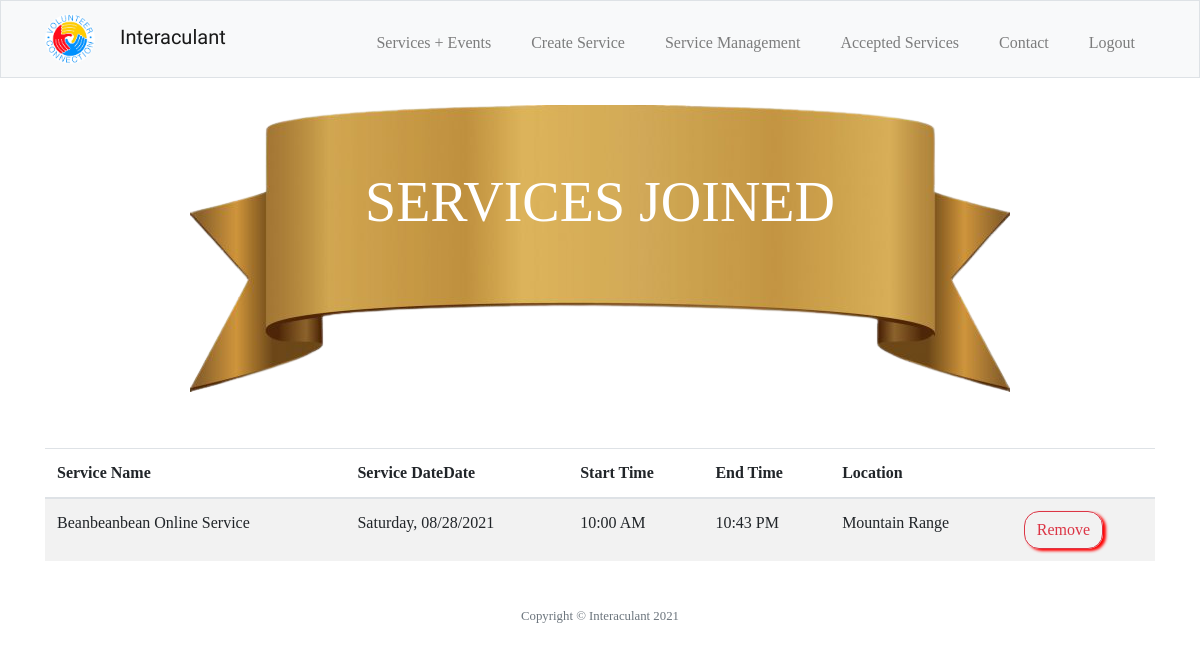
/service_joined (signed in), run on an earlier commit of the app's database.
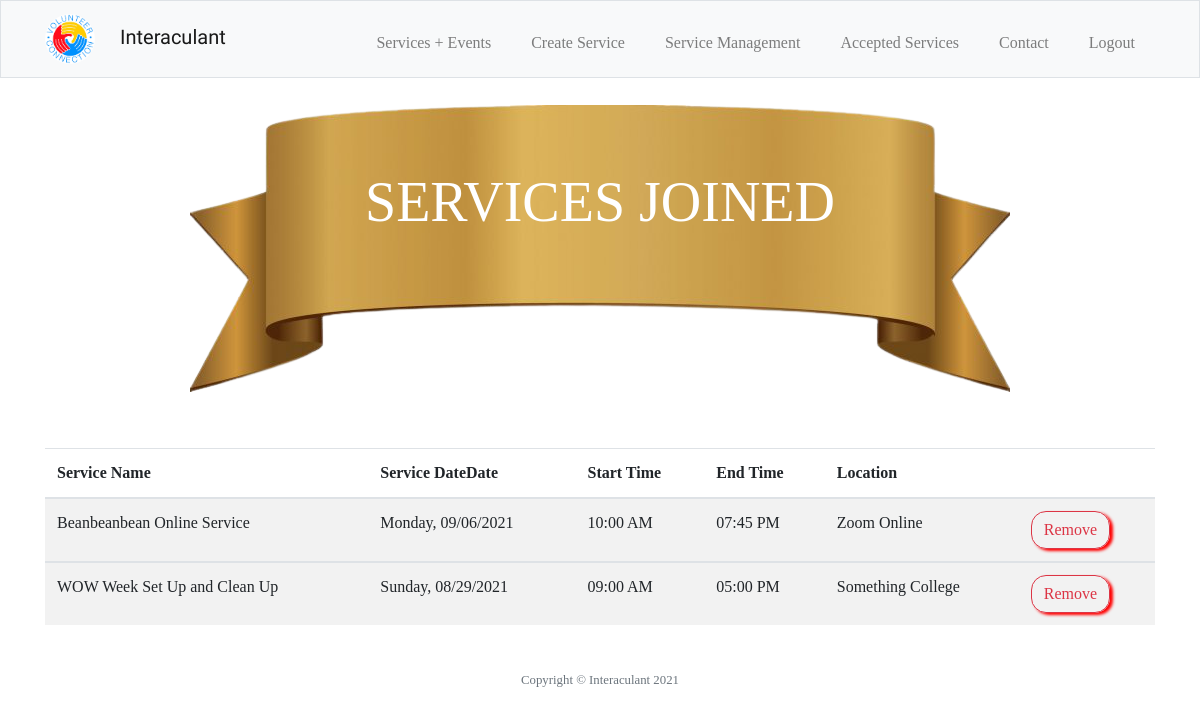
And on a later commit of the database.
### tables this page shows
CREATE TABLE volunteers (services_id INTEGER, user_id INTEGER, volunteer_username TEXT NOT NULL, volunteer_email TEXT NOT NULL, title TEXT NOT NULL, date TEXT NOT NULL, start_time TEXT NOT NULL, end_time TEXT NOT NULL, location TEXT NOT NULL, FOREIGN KEY(services_id) REFERENCES services(id), FOREIGN KEY(user_id) REFERENCES users(id));

### app.py (the view)
@app.route("/service_joined", methods=["GET", "POST"])
@login_required
def service_joined():
    if request.method == "POST":
        service_id = request.get_json()[0]['service_id']
        user_id = request.get_json()[0]['user_id']
        con = sqlite3.connect("volunteer.db")
        con.row_factory = dict_factory
        db = con.cursor()
        try:
            db.execute("DELETE FROM volunteers WHERE services_id = ? AND user_id = ?", (service_id, user_id))
            results = {'processed': 'true'}
            db.execute("UPDATE services SET available = available+1 WHERE id =?", (service_id))
            flash("Successfully Removed!", "success")
        except:
            flash("Something went wrong", "danger")
            results = {'processed': 'false'}
        con.commit()
        con.close()
        return jsonify(results)
    else:
        con = sqlite3.connect("volunteer.db")
        con.row_factory = dict_factory
        db = con.cursor()
        joined = db.execute("SELECT services_id, user_id, title, date, start_time, end_time, location from volunteers WHERE user_id =?", [session["user_id"]]).fetchall()
        con.commit()
        con.close()
        return render_template("services_joined.html", joined = joined)

### app.py (called while the page is built)
@app.after_request
def after_request(response):
    response.headers["Cache-Control"] = "no-cache, no-store, must-revalidate"
    response.headers["Expires"] = 0
    response.headers["Pragma"] = "no-cache"
    return response

### helper.py (called while the page is built)
def dict_factory(cursor, row):
    d = {}
    for idx,col in enumerate(cursor.description):
        d[col[0]] = row[idx]
    return d

def login_required(f):
    @wraps(f)
    def decorated_function(*args, **kwargs):
        if session.get("user_id") is None:
            return redirect("/login")
        return f(*args, **kwargs)
    return decorated_function

### templates/services_joined.html (shortened to what this page needs)
{% extends "layout.html" %}
{% block main %}
<header class="service-title" style="overflow-x: auto;">
    <div class="service-text display-4">
        <span>SERVICES JOINED</span>
    </div>
</header>
<section>
    <div class="container">
        <table class="table table-striped">
            <thead>
                <th scope="col">Service Name</th>
                <th scope="col">Service DateDate</th>
                <th scope="col">Start Time</th>
                <th scope="col">End Time</th>
                <th scope="col">Location</th>
                <th scope="col"></th>
            </thead>
            {% for join in joined %}
                <tbody>
                    <td scope="col">{{join.title}}</td>
                    <td scope="col">{{join.date}}</td>
                    <td scope="col">{{join.start_time}}</td>
                    <td scope="col">{{join.end_time}}</td>
                    <td scope="col">{{join.location}}</td>
                    <td scope="col"><button style="border-radius: 15px; box-shadow:3px 2px 3px red;" type="button" class="btn btn-outline-danger" onclick="remove('{{join.services_id}}', '{{join.user_id}}')">Remove</button></td>
                </tbody>
            {% endfor %}
        </table>
    </div>
</section>
{% endblock %}

### templates/layout.html (shortened to what this page needs)
<!DOCTYPE html>
<html lang="en">
<head>
    <link rel="stylesheet" href="https://cdn.jsdelivr.net/npm/bootstrap@4.5.3/dist/css/bootstrap.min.css">
    <link href="/static/login_register.css" rel="stylesheet">
    <link href="/static/landing.css" rel="stylesheet">
    <link href="/static/services.css" rel="stylesheet">
    <link href="/static/contact.css" rel="stylesheet">
    <link href="/static/create_service.css" rel="stylesheet">
    <link href="/static/service_management.css" rel="stylesheet">
</head>
<body>
    <nav class="navbar navbar-expand-md navbar-light bg-light border">
        <div class="container">
            {% if session.user_id %}
                <a class="navbar-brand" href="/services">
                    <img style="height: 50px; width: 50px; border-radius: 50%;"src="/static/image/Volunteer_Connection.jpg" alt="volunteer"/>
                    <span style="padding: 20px; font-family: 'Raleway', sans-serif; font-size: 20px;">Interaculant</span>
                </a>
            {% else %}
                <a class="navbar-brand" href="/">
                    <img style="height: 50px; width: 50px; border-radius: 50%;"src="/static/image/Volunteer_Connection.jpg" alt="volunteer"/>
                    <span style="padding: 20px; font-family: 'Raleway', sans-serif; font-size: 20px;">Interaculant</span>
                </a>
            {% endif %}
            <div class="collapse navbar-collapse" id="navbarSupportedContent">
                {% if session.user_id %}
                <ul class="navbar-nav ml-auto mt-2">
                    <li class="nav-item"><a class="nav-link" href="/services">Services + Events</a></li>
                    <li class="nav-item"><a class="nav-link" href="/create_service">Create Service</a></li>
                    <li class="nav-item"><a class="nav-link" href="/service_management">Service Management</a></li>
                    <li class="nav-item"><a class="nav-link" href="/service_joined">Accepted Services</a></li>
                    <li class="nav-item"><a class="nav-link" href="/contact">Contact</a></li>
                    <li class="nav-item"><a class="nav-link" href="/logout">Logout</a></li>
                {% else %}
                <ul class="navbar-nav ml-auto mt-2">
                    <li class="nav-item"><a class="nav-link" href="/">Home</a></li>
                    <li class="nav-item"><a class="nav-link" href="/contact">Contact</a></li>
                    <li class="nav-item"><a class="nav-link" href="/login">Log In</a></li>
                </ul>
                {% endif %}
            </div>
        </div>
    </nav>
    <main>
        {% block main %}{% endblock %}
    </main>
    <footer class="small text-center text-muted" style="margin-top: 30px; margin-bottom: 30px;">
        <span class="mb-3">Copyright &copy; Interaculant 2021</span>
    </footer>
</body>
</html>

### static/login_register.css (style rules this page uses)
* { box-sizing: border-box; margin: 0; padding: 0; font-family: tisa; }
.navbar .nav-item .nav-link { padding-right: 20px; padding-left: 20px }
::placeholder { font-size: 1rem; font-weight: bold; }
@media only screen { nav div ul { text-align: center; } }

### static/landing.css (style rules this page uses)
main { overflow-x: auto; }

### static/services.css (style rules this page uses)
main .service-title { background-image: url("/static/image/Ribbon.png"); background-repeat: no-repeat; background-position: center; background-size: auto; height: 300px; margin-top: 20px; position: relative; margin-bottom: 50px; }
main .service-text { position: absolute; top:35%; left: 50%; transform: translate(-50%, -50%); color: white; }

What changed in the data, as far as the page shows it:
changed volunteers "Beanbeanbean Online Service": date "Saturday, 08/28/2021" → "Monday, 09/06/2021"; end_time "10:43 PM" → "07:45 PM"; location "Mountain Range" → "Zoom Online"
now on this page (row edited): volunteers: title "WOW Week Set Up and Clean Up", date "Sunday, 08/29/2021", start_time "09:00 AM", end_time "05:00 PM", location "Something College"
